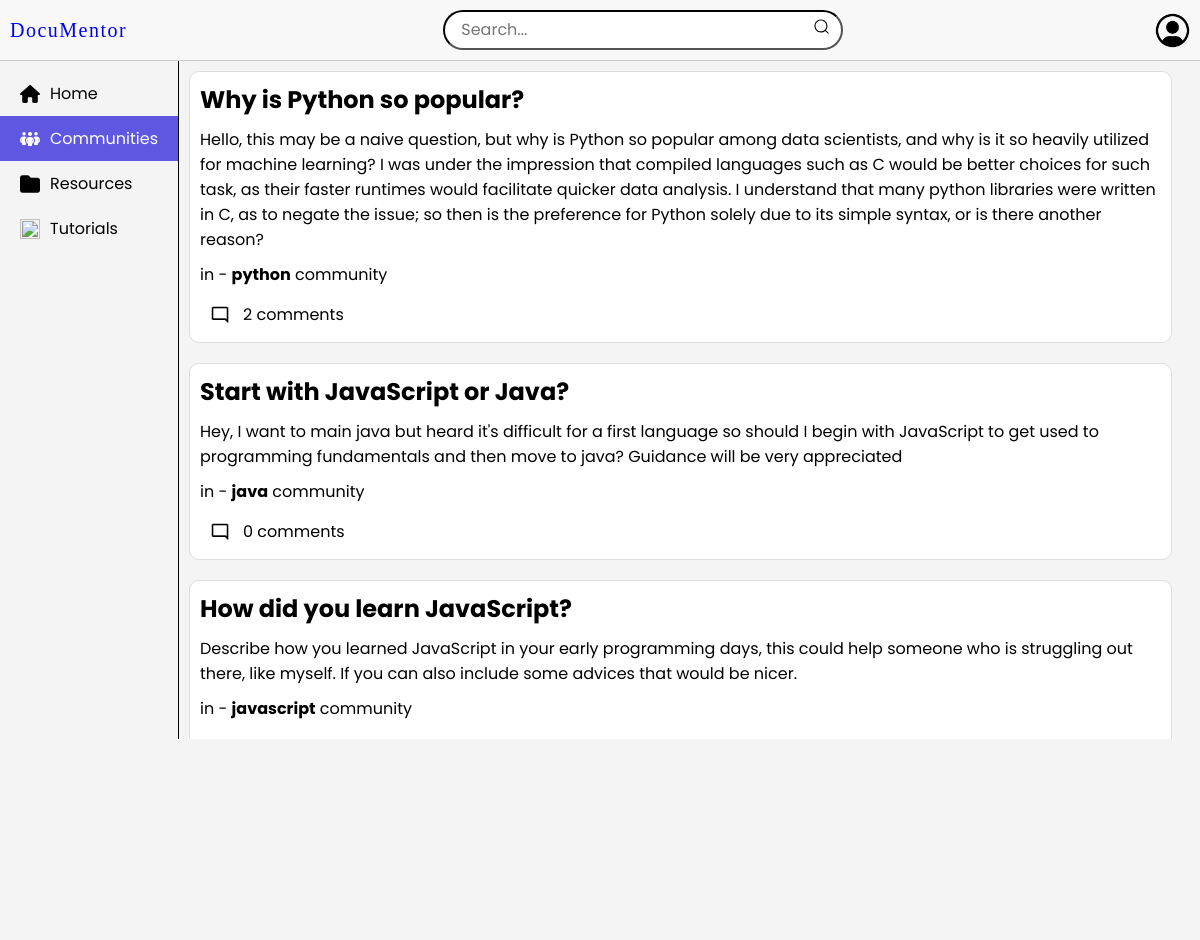
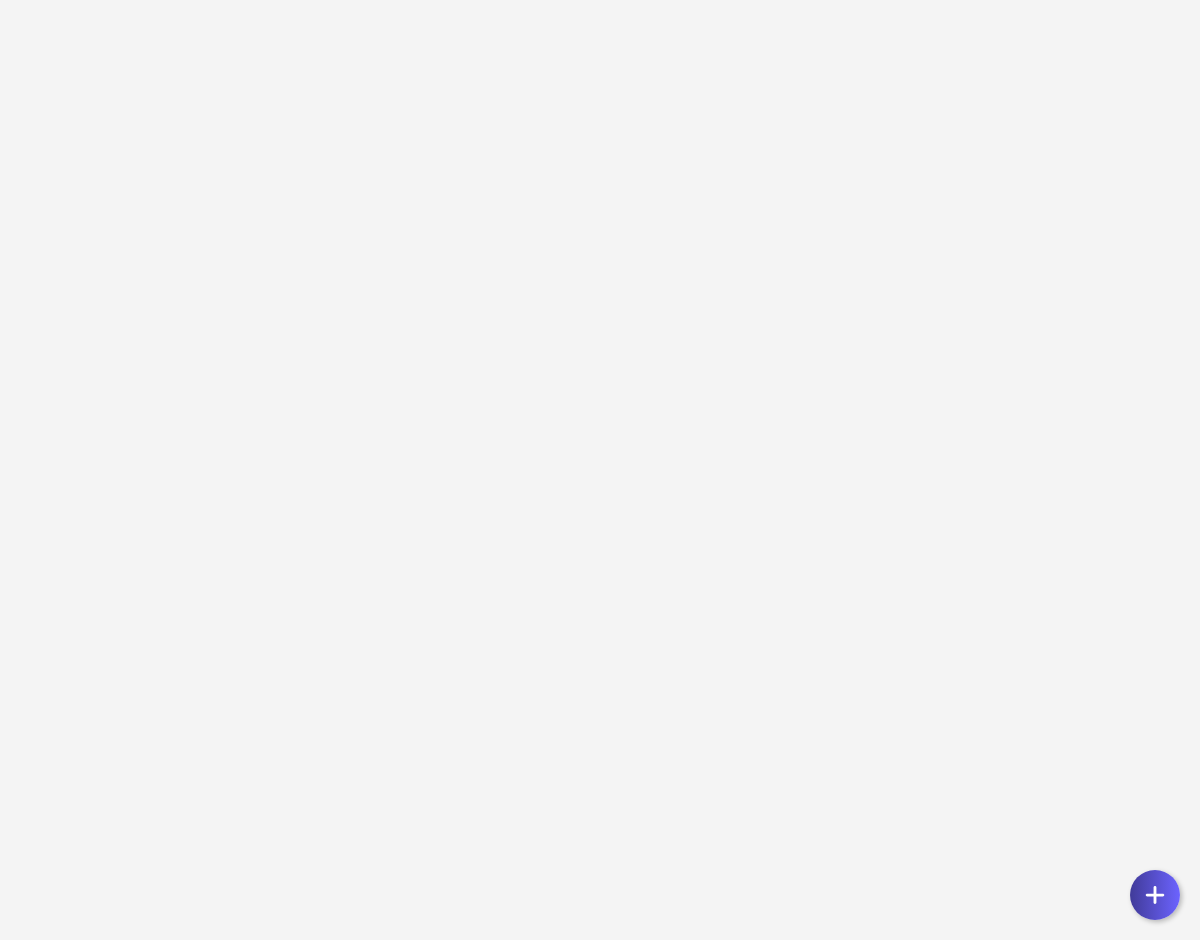
/community/, run on the app's committed database (2 pictures, top to bottom).
### home/models.py (models this page shows, shortened)
class CommunityPost(models.Model):
    user = models.ForeignKey(User, on_delete=models.CASCADE)
    heading = models.CharField(max_length=255)
    community = models.CharField(max_length=255)
    content = models.TextField()
    timestamp = models.DateTimeField(auto_now_add=True)

### home/views.py (the view)
# urls.py: path('community/', community_view, name='community'),
def community_view(request):
    posts = CommunityPost.objects.prefetch_related('comments').all()  # Correct related name
    return render(request, 'community.html', {'posts': posts})

### templates/community.html
{% extends 'base.html' %}
{% load static %}
{% block content %}
<div id="content1" class="content">
    <div class="scrollable-section">
        {% for post in posts %}
        <div class="post">
            <h2>{{ post.heading }}</h2>
            <p>{{ post.content }}</p>
            <p>in - <strong>{{ post.community }}</strong> community </p>
            <button class="comment-btn" onclick="window.location.href='{% url 'community_detail' post.id %}'">
                <img src="{% static 'comment.png' %}" alt="Comment Icon">
                {{ post.comments.count }} comments
            </button>
        </div>
        {% endfor %}
    </div>
</div>
{% endblock %}

### templates/base.html (shortened to what this page needs)
{% load static %}
<html lang="en">
<head>
    <link rel="stylesheet" href="{% static 'style.css' %}">
</head>
<body>
    <header>
        <div class="logo">
            <a href="{% url 'home' %}"> DocuMentor </a>
        </div>
        <div class="search">
        <nav>
            <form id="search-form" method="GET" class="search-form" autocomplete="off">
                <input type="text" id="search-input" name="q" placeholder="Search..." required>
                <button type="submit" class="search__button">
            </button>
            </form>
        </nav>
        </div>
        <div class="profile-menu">
            <div class="profile-icon" onclick="toggleDropdown()"><img  src="{% static 'user.png' %}" style="height:35px; width: 35px;"></div>
        </div>
    </header>
    <main>
        <div class="sidebar">
            <nav>
                <a href="{% url 'home' %}" class="{% if request.path == '/home/' %}active{% endif %}">
                    <div class="icon-text">
                        <img src="{% static 'home.svg' %}" alt="Home Icon">
                        <span>Home</span>
                    </div>
                </a>
                <a href="{% url 'community' %}" class="{% if request.path == '/community/' %}active{% endif %}">
                    <div class="icon-text">
                        <img src="{% static 'community.svg' %}" alt="Communities Icon">
                        <span>Communities</span>
                    </div>
                </a>
                <a href="{% url 'resources' %}" class="{% if request.path == '/resources/' %}active{% endif %}">
                    <div class="icon-text">
                        <img src="{% static 'folder.svg' %}" alt="Resources Icon">
                        <span>Resources</span>
                    </div>
                </a>
                <a href="{% url 'tutorials' %}" class="{% if request.path == '/tutorials/' %}active{% endif %}">
                    <div class="icon-text">
                        <img src="{% static 'teaching.svg' %}" alt="Tutorials Icon">
                        <span>Tutorials</span>
                    </div>
                </a>
            </nav>
        </div>
<body>
    <main>
    {% block content %}{% endblock %}
</main>
</body>
<a href="{% url 'file1' %}">
    <button class="floating-btn"> <img src="{% static 'pluswhite.svg' %}"/></button></a>
</html>

### static/style.css (style rules this page uses)
* { font-family: Poppins; }
body { margin: 0; padding: 0; background-color: #f4f4f4; align-items:center; height: 100%; width: 100%; }
header { background-color: #f8f8f8; padding: 10px; display: flex; align-items: center; justify-content: space-between; border-bottom: 1px solid #ccc; width: 98.5%; height:40px; }
.logo a { text-decoration: none; font-family:Clash Display Variable; font-size: 20px; letter-spacing: 1.5px; font-weight: 500; }
.profile-menu { position: relative; display: inline-block; }
.profile-icon { width: 40px; height: 40px; border-radius: 50%; display: flex; justify-content: center; align-items: center; cursor: pointer; z-index: 2; }
main { display: flex; width: 100%; }
.sidebar { width: 200px; padding: 10px 0; border-right: 1px solid #000; display: flex; flex-direction: column; align-items: start; }
.sidebar a { text-decoration: none; color: #000; margin-bottom: 20px; }
.icon-text { display: flex; align-items: center; padding: 10px 20px; }
.icon-text img { width: 20px; height: 20px; margin-right: 10px; }
.icon-text span { font-size: 16px; }
.sidebar a.active img { filter: brightness(0) invert(1); }
.sidebar a.active .icon-text { background-color: rgb(96, 87, 224); color: white; }
.content { width: 100%; }
.post { border: #000; border-radius: 10px; background-color: #fff; padding: 20px; border: 1px solid #f4f4f4; width: 96%; }
.post h2 { margin: 0 0 10px 0; border:100%; width:100%; }
.post p { margin: 0 0 10px 0; width:100%; border:100%; }
.post button { padding: 5px 10px; border-color: 20px; border-radius:5px; background-color: #ffffff; color: #000000; cursor: pointer; text-align: center; }
.post img { width:17px; height:17px; align-items: center; }
.post button img { padding-right:5px ; }
.floating-btn { width: 50px; height: 50px; background: linear-gradient(90deg, rgba(65,59,153,1) 0%, rgba(108,99,255,1) 100%); display: flex; align-items: center; justify-content: center; text-decoration: none; border-radius: 30px; color: #ffffff; box-shadow: 2px 2px 5px rgba(0, 0, 0,0.25); position: fixed; right: 20px; bottom: 20px; border:none; cursor:pointer; font-size: 15px; }
.floating-btn img { max-width: 20px; }
.post, .resource, .tutorial { margin-bottom: 20px; border: 1px solid #ddd; padding: 10px; }
.scrollable-section { max-height: 658px; overflow-y: auto; padding: 10px; border: none; background-color: #f4f4f4; margin-top: 0; }
.post { margin-bottom: 20px; border-radius: 10px; }
.comment-btn { background-color: light blue; border: none; display: flex; align-items: center; cursor: pointer; color: #333; font-size: 16px; margin-top: 10px; }
.comment-btn img { width: 20px; height: 20px; margin-right: 8px; }
.search { display: flex; align-items: center; justify-content: center; margin-left: auto; margin-right: auto; }
#search-input { font-family: inherit; font-size: inherit; background-color: #fff; color: #3c3c3c; border-color: #000; padding: 0.7rem 1rem; border-radius: 30px; width:25em; margin-right: -2rem; margin-top: 15px; height: 40px; }
.search__button { border: none; background-color: #fff; margin-top: .1em; margin-left: -9px; }
.search__icon { height: 1.3em; width: 1.3em; background-color: #fff; }

### data on the page
CommunityPost: heading "Why is Python so popular?", content "Hello, this may be a naive question, but why is Python so popular among data scientists, and why is it so heavily utilized for machine learning? I was under the impression that compiled languages such as C would be better choices for such task, as their faster runtimes would facilitate quicker data analysis. I understand that many python libraries were written in C, as to negate the issue; so then is the preference for Python solely due to its simple syntax, or is there another reason?", community "python", comments.count "2"
CommunityPost: heading "Start with JavaScript or Java?", content "Hey, I want to main java but heard it's difficult for a first language so should I begin with JavaScript to get used to programming fundamentals and then move to java? Guidance will be very appreciated", community "java", comments.count "0"
CommunityPost: heading "How did you learn JavaScript?", content "Describe how you learned JavaScript in your early programming days, this could help someone who is struggling out there, like myself. If you can also include some advices that would be nicer.", community "javascript"
